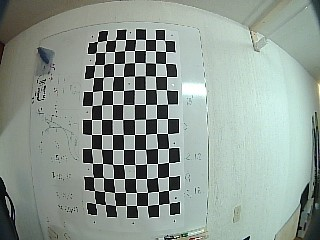
#> input picture CameraCalibrations/mr-cm-20/mr-cm-20-04.jpg, 320 x 240 px
$ python camera_calibration.py mr-cm-20-04.jpg
#> lines starting #> are read from the running program, lines starting #| are printed output that depends on the picture
#!/usr/bin/env python3
# https://github.com/ligerbots/VisionServer/blob/master/utils/camera_calibration.py

# Thanks Liger Bots, team 2877

import cv2
import numpy
import os.path
import math


class CameraCalibration(object):
    """Calibrates a distorted camera"""

    def __init__(self):
        # number of inside corners in the chessboard (height and width)
        self.checkerboard_height = 13
        self.checkerboard_width = 8

        # size of chessboard square in physical units
        self.square_size = 2.3571429

        self.shape = None
        return

    def calibrateCamera(self, images, output_dir=None):
        '''Calculates the distortion co-efficients'''

        # termination criteria
        criteria = (cv2.TERM_CRITERIA_EPS + cv2.TERM_CRITERIA_MAX_ITER, 30, 0.001)

        # prepare object points, like (0,0,0), (1,0,0), (2,0,0) ....,(6,5,0)
        objp = numpy.zeros((self.checkerboard_height * self.checkerboard_width, 3), numpy.float32)
        objp[:, :2] = numpy.mgrid[0:self.checkerboard_width, 0:self.checkerboard_height].T.reshape(-1, 2)

        # calibrate coordinates to the physical size of the square
        objp *= self.square_size

        # Arrays to store object points and image points from all the images.
        objpoints = []          # 3d point in real world space
        imgpoints = []          # 2d points in image plane.

        for fname in images:
            print('Processing file', fname)
            img = cv2.imread(fname)
#> img is the input picture: shape (240, 320, 3); mean B, G, R 147, 154.6, 142.6

            if img is None:
                print("ERROR: Unable to read file", fname)
                continue
            self.shape = img.shape
#> self.shape = (240, 320, 3)

            gray = cv2.cvtColor(img, cv2.COLOR_BGR2GRAY)
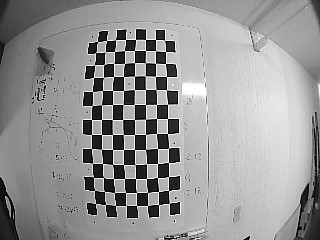
#> gray: shape (240, 320); min 0, max 255, mean 150.1

            # Find the chess board corners
            ret, corners = cv2.findChessboardCorners(gray, (self.checkerboard_width, self.checkerboard_height), None)
#> ret = False; corners = None

            # If found, add object points, image points (after refining them)
            if ret:
                objpoints.append(objp)

                corners2 = cv2.cornerSubPix(gray, corners, (6, 6), (-1, -1), criteria)
                imgpoints.append(corners2)

                # Draw and display the corners
                img = cv2.drawChessboardCorners(img, (self.checkerboard_width, self.checkerboard_height), corners2, ret)
                cv2.imshow('img', img)
                if output_dir:
                    fullname = os.path.join(output_dir, os.path.basename(fname))
                    cv2.imwrite(fullname, img)

                cv2.waitKey(500)
            else:
                print(fname, 'failed')

        cv2.destroyAllWindows()

        if not objpoints:
            print("No useful images. Quitting...")
            return None

        print('Found {} useful images'.format(len(objpoints)))
        ret, mtx, dist, rvecs, tvecs = cv2.calibrateCamera(objpoints, imgpoints, gray.shape[::-1], None, None)

        return (ret, mtx.tolist(), dist.tolist(), rvecs, tvecs)


if __name__ == '__main__':
    import argparse
    import json

    parser = argparse.ArgumentParser(description='Calibration utility')
    parser.add_argument('--length', '-l', type=int, default=9, help='Length of checkerboard (number of corners)')
    parser.add_argument('--width', '-w', type=int, default=6, help='Width of checkerboard (number of corners)')
    parser.add_argument('--size', '-s', type=float, default=1.0, help='Size of square')
    parser.add_argument('--output', '-o', nargs=1, help="Save the distortion constants to json file")
    parser.add_argument('--output-images', nargs=1, help="Save processed images to directory")
    parser.add_argument('input_files', nargs='+', help='input files')

    args = parser.parse_args()

    calibrate = CameraCalibration()
    calibrate.checkerboard_width = args.width
    calibrate.checkerboard_height = args.length
    calibrate.square_size = args.size

    output_dir = args.output_images[0] if args.output_images else None

#> (the run stopped early here; a loop or call above may not have finished)

$ run again, on CameraCalibrations/mr-cm-20/mr-cm-20-06.jpg
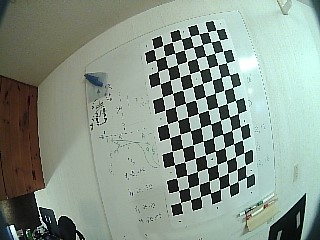
#> input picture CameraCalibrations/mr-cm-20/mr-cm-20-06.jpg, 320 x 240 px
#> in calibrateCamera, img is the input picture: shape (240, 320, 3); mean B, G, R 139.8, 150.9, 137.2
#> in calibrateCamera, `gray = cv2.cvtColor(img, cv2.COLOR_BGR2GRAY)`:
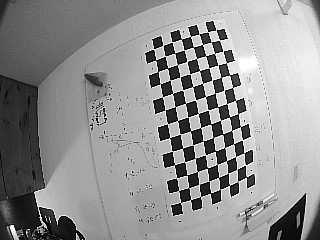
#> gray: shape (240, 320); min 0, max 255, mean 145.5
#> ret = False; corners = None

$ run again, on CameraCalibrations/mr-cm-20/mr-cm-20-07.jpg
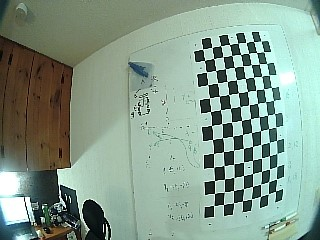
#> input picture CameraCalibrations/mr-cm-20/mr-cm-20-07.jpg, 320 x 240 px
#> in calibrateCamera, img is the input picture: shape (240, 320, 3); mean B, G, R 141, 155.9, 133.7
#> in calibrateCamera, `gray = cv2.cvtColor(img, cv2.COLOR_BGR2GRAY)`:
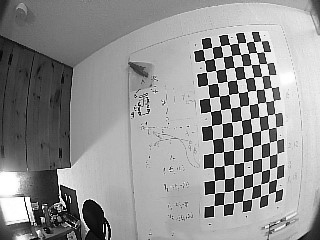
#> gray: shape (240, 320); min 0, max 255, mean 147.5
#> ret = False; corners = None

$ run again, on CameraCalibrations/mr-cm-20/mr-cm-20-08.jpg
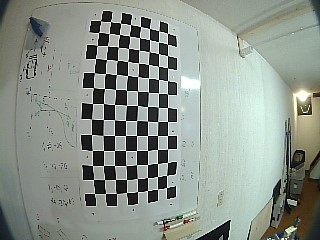
#> input picture CameraCalibrations/mr-cm-20/mr-cm-20-08.jpg, 320 x 240 px
#> in calibrateCamera, img is the input picture: shape (240, 320, 3); mean B, G, R 140.6, 148.7, 140.8
#> in calibrateCamera, `gray = cv2.cvtColor(img, cv2.COLOR_BGR2GRAY)`:
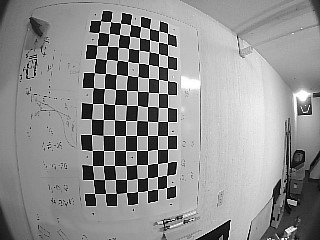
#> gray: shape (240, 320); min 0, max 255, mean 145.4
#> ret = False; corners = None
